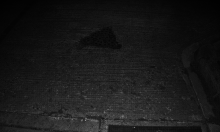
#> input picture dataset/MSR-Demosaicing/MSR-Demosaicing/Dataset_LINEAR_without_noise/bayer_panasonic/input/261.png, 220 x 132 px; its folder holds only this picture in this run
$ jupyter execute --allow-errors Bayer.ipynb
#> lines starting #> are read from the running program, lines starting #| are printed output that depends on the picture
[cell 1]
import numpy as np
import cv2
from skimage import io
import matplotlib.pyplot as plt
from pathlib import Path

[cell 2]
# [43 lines left out: functions compute_mask, process_image, not called in this run]

[cell 3]
def visualize_sample_images(dataset_path, num_samples=3):
    image_paths = list(Path(dataset_path).glob('*.png'))
    selected_paths = np.random.choice(image_paths, num_samples, replace=False)

    fig, axes = plt.subplots(num_samples, 4, figsize=(20, 5*num_samples))

    for i, path in enumerate(selected_paths):
        image_gt, mask, image_mosaic, image_input = process_image(path)

        axes[i,0].imshow(image_gt)
        axes[i,0].set_title(f'Original RGB - {path.name}')
        axes[i,0].axis('off')

        axes[i,1].imshow(mask)
        axes[i,1].set_title('Bayer Mask')
        axes[i,1].axis('off')

        axes[i,2].imshow(image_mosaic/255)
        axes[i,2].set_title('Masked RGB')
        axes[i,2].axis('off')

        axes[i,3].imshow(image_input, cmap='gray')
        axes[i,3].set_title('Bayer Pattern')
        axes[i,3].axis('off')

    plt.tight_layout()
    plt.show()

[cell 4]
# Visualize samples
dataset_path = 'dataset/MSR-Demosaicing/MSR-Demosaicing/Dataset_LINEAR_without_noise/bayer_panasonic/groundtruth'
#> (the rest of this cell did not finish here and is left out)

[cell 5]
# Visualize samples
dataset_path = 'dataset/MSR-Demosaicing/MSR-Demosaicing/Dataset_LINEAR_without_noise/bayer_panasonic/input'
#> (the rest of this cell did not finish here and is left out)


[cell 6]
def verify_bayer_pattern(input_path, reconstructed_path):
    # Read original input
    original = cv2.imread(str(input_path), cv2.IMREAD_UNCHANGED)
#> original is the input picture: shape (132, 220) uint16; min 266, max 35437, mean 6457.8
    original = original.astype(np.float32) / 65535.0

    # Read reconstructed input
    reconstructed = cv2.imread(str(reconstructed_path), cv2.IMREAD_UNCHANGED)
    reconstructed = reconstructed.astype(np.float32) / 65535.0

    # Compare
    diff = np.abs(original - reconstructed)
#> diff: shape (132, 220) float32; every value is 0
    max_diff = np.max(diff)
#> max_diff = 0
    mean_diff = np.mean(diff)
#> mean_diff = 0

    # Visualize
    fig, axes = plt.subplots(1, 3, figsize=(15, 5))

    axes[0].imshow(original, cmap='gray')
    axes[0].set_title('Original Input')
    axes[0].axis('off')

    axes[1].imshow(reconstructed, cmap='gray')
    axes[1].set_title('Reconstructed Input')
    axes[1].axis('off')

    axes[2].imshow(diff, cmap='hot')
    axes[2].set_title(f'Difference\nMax: {max_diff:.6f}\nMean: {mean_diff:.6f}')
    axes[2].axis('off')

    plt.tight_layout()
    plt.show()
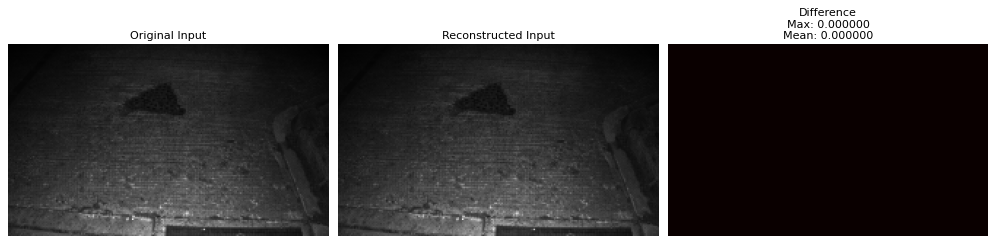
#> figure drawn by matplotlib, 3 panels

# Test with one sample
input_dir = Path('dataset/MSR-Demosaicing/MSR-Demosaicing/Dataset_LINEAR_without_noise/bayer_panasonic/input')
gt_dir = Path('dataset/MSR-Demosaicing/MSR-Demosaicing/Dataset_LINEAR_without_noise/bayer_panasonic/groundtruth')

sample_input = list(input_dir.glob('*.png'))[0]
sample_gt = gt_dir / sample_input.name

verify_bayer_pattern(sample_input, sample_gt)


$ run again, on dataset/MSR-Demosaicing/MSR-Demosaicing/Dataset_LINEAR_without_noise/bayer_panasonic/input/377.png
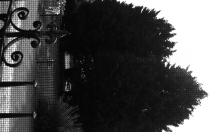
#> input picture dataset/MSR-Demosaicing/MSR-Demosaicing/Dataset_LINEAR_without_noise/bayer_panasonic/input/377.png, 220 x 132 px
#> in verify_bayer_pattern, original is the input picture: shape (132, 220) uint16; min 1218, max 65535, mean 20537.6
#> diff: shape (132, 220) float32; every value is 0
#> max_diff = 0
#> in verify_bayer_pattern, `plt.show()`:
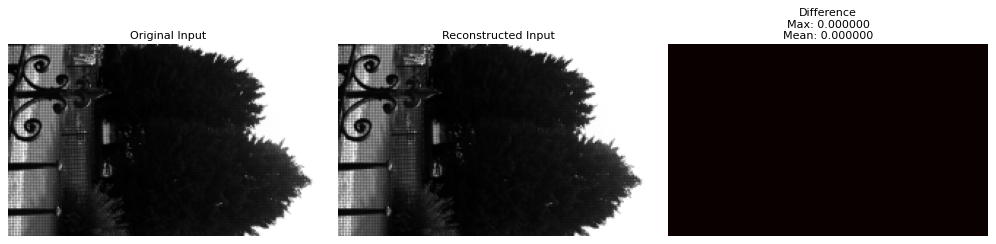
#> figure drawn by matplotlib, 3 panels

$ run again, on dataset/MSR-Demosaicing/MSR-Demosaicing/Dataset_LINEAR_without_noise/bayer_panasonic/input/418.png
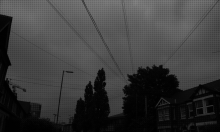
#> input picture dataset/MSR-Demosaicing/MSR-Demosaicing/Dataset_LINEAR_without_noise/bayer_panasonic/input/418.png, 220 x 132 px
#> in verify_bayer_pattern, original is the input picture: shape (132, 220) uint16; min 138, max 33859, mean 15200.8
#> diff: shape (132, 220) float32; every value is 0
#> max_diff = 0
#> in verify_bayer_pattern, `plt.show()`:
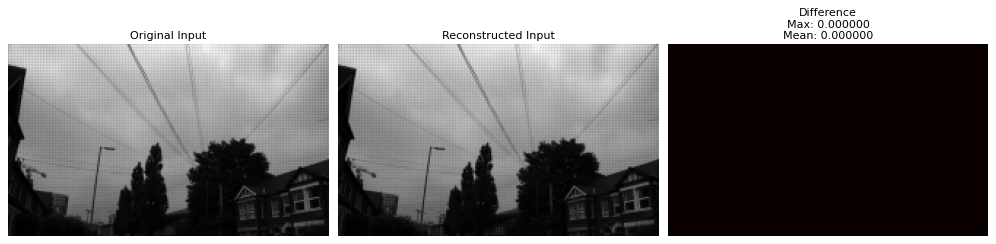
#> figure drawn by matplotlib, 3 panels

$ run again, on dataset/MSR-Demosaicing/MSR-Demosaicing/Dataset_LINEAR_without_noise/bayer_panasonic/input/430.png
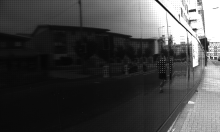
#> input picture dataset/MSR-Demosaicing/MSR-Demosaicing/Dataset_LINEAR_without_noise/bayer_panasonic/input/430.png, 220 x 132 px
#> in verify_bayer_pattern, original is the input picture: shape (132, 220) uint16; min 1546, max 65535, mean 17933.2
#> diff: shape (132, 220) float32; every value is 0
#> max_diff = 0
#> in verify_bayer_pattern, `plt.show()`:
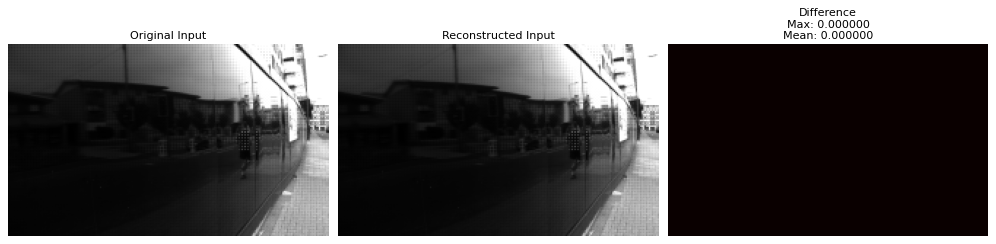
#> figure drawn by matplotlib, 3 panels

$ run again, on dataset/MSR-Demosaicing/MSR-Demosaicing/Dataset_LINEAR_without_noise/bayer_panasonic/input/288.png
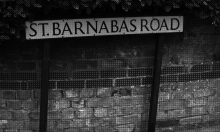
#> input picture dataset/MSR-Demosaicing/MSR-Demosaicing/Dataset_LINEAR_without_noise/bayer_panasonic/input/288.png, 220 x 132 px
#> in verify_bayer_pattern, original is the input picture: shape (132, 220) uint16; min 355, max 58343, mean 12200.9
#> diff: shape (132, 220) float32; every value is 0
#> max_diff = 0
#> in verify_bayer_pattern, `plt.show()`:
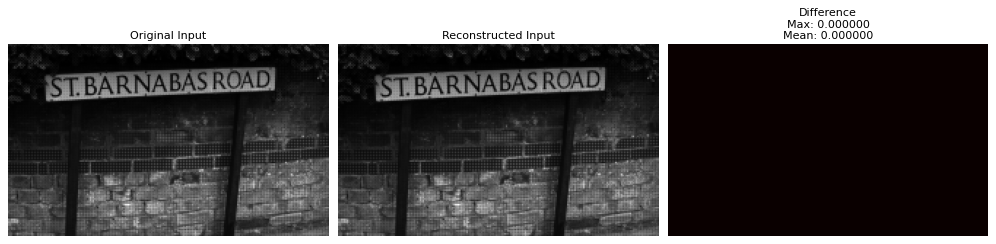
#> figure drawn by matplotlib, 3 panels
